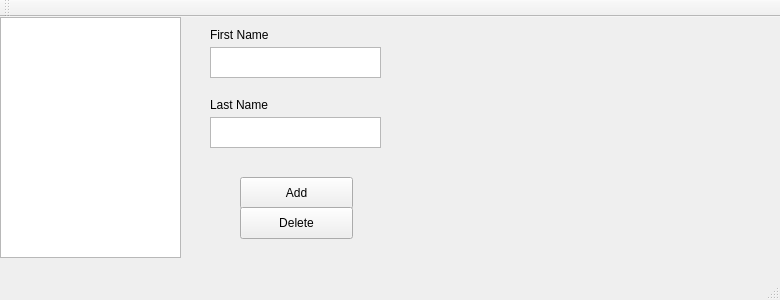
<?xml version="1.0" encoding="UTF-8"?>
<ui version="4.0">
 <class>MainWindow</class>
 <widget class="QMainWindow" name="MainWindow">
  <property name="geometry">
   <rect>
    <x>0</x>
    <y>0</y>
    <width>780</width>
    <height>300</height>
   </rect>
  </property>
  <property name="windowTitle">
   <string>MainWindow</string>
  </property>
  <widget class="QWidget" name="centralWidget">
   <widget class="QListWidget" name="listWidget">
    <property name="geometry">
     <rect>
      <x>0</x>
      <y>0</y>
      <width>181</width>
      <height>241</height>
     </rect>
    </property>
   </widget>
   <widget class="QPushButton" name="add_pb">
    <property name="geometry">
     <rect>
      <x>240</x>
      <y>160</y>
      <width>113</width>
      <height>32</height>
     </rect>
    </property>
    <property name="text">
     <string>Add</string>
    </property>
   </widget>
   <widget class="QPushButton" name="del_pb">
    <property name="geometry">
     <rect>
      <x>240</x>
      <y>190</y>
      <width>113</width>
      <height>32</height>
     </rect>
    </property>
    <property name="text">
     <string>Delete</string>
    </property>
   </widget>
   <widget class="QTextEdit" name="first_name_te">
    <property name="geometry">
     <rect>
      <x>210</x>
      <y>30</y>
      <width>171</width>
      <height>31</height>
     </rect>
    </property>
   </widget>
   <widget class="QTextEdit" name="last_name_te">
    <property name="geometry">
     <rect>
      <x>210</x>
      <y>100</y>
      <width>171</width>
      <height>31</height>
     </rect>
    </property>
   </widget>
   <widget class="QLabel" name="first_name_label">
    <property name="geometry">
     <rect>
      <x>210</x>
      <y>10</y>
      <width>81</width>
      <height>16</height>
     </rect>
    </property>
    <property name="text">
     <string>First Name</string>
    </property>
   </widget>
   <widget class="QLabel" name="last_name_label">
    <property name="geometry">
     <rect>
      <x>210</x>
      <y>80</y>
      <width>121</width>
      <height>16</height>
     </rect>
    </property>
    <property name="text">
     <string>Last Name</string>
    </property>
   </widget>
  </widget>
  <widget class="QMenuBar" name="menuBar">
   <property name="geometry">
    <rect>
     <x>0</x>
     <y>0</y>
     <width>780</width>
     <height>22</height>
    </rect>
   </property>
  </widget>
  <widget class="QToolBar" name="mainToolBar">
   <attribute name="toolBarArea">
    <enum>TopToolBarArea</enum>
   </attribute>
   <attribute name="toolBarBreak">
    <bool>false</bool>
   </attribute>
  </widget>
  <widget class="QStatusBar" name="statusBar"/>
 </widget>
 <layoutdefault spacing="6" margin="11"/>
 <resources/>
 <connections/>
</ui>
